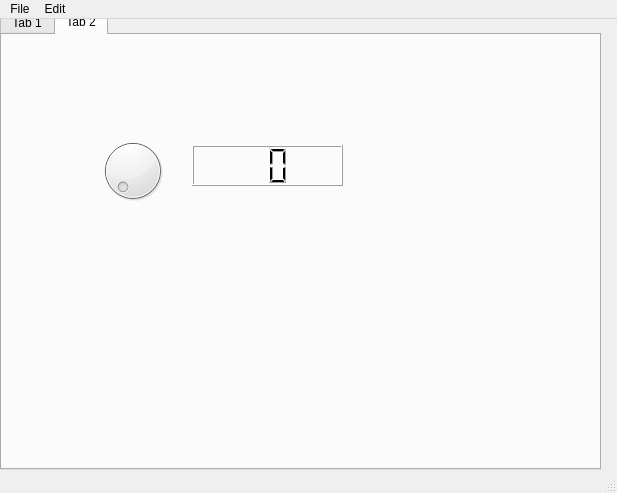
<?xml version="1.0" encoding="UTF-8"?>
<ui version="4.0">
 <class>MainWindow</class>
 <widget class="QMainWindow" name="MainWindow">
  <property name="geometry">
   <rect>
    <x>0</x>
    <y>0</y>
    <width>617</width>
    <height>493</height>
   </rect>
  </property>
  <property name="windowTitle">
   <string>MainWindow</string>
  </property>
  <widget class="QWidget" name="centralwidget">
   <widget class="QTabWidget" name="tabWidget">
    <property name="geometry">
     <rect>
      <x>0</x>
      <y>-10</y>
      <width>601</width>
      <height>461</height>
     </rect>
    </property>
    <property name="currentIndex">
     <number>1</number>
    </property>
    <widget class="QWidget" name="tab">
     <attribute name="title">
      <string>Tab 1</string>
     </attribute>
     <widget class="QPushButton" name="pushButton">
      <property name="geometry">
       <rect>
        <x>130</x>
        <y>180</y>
        <width>75</width>
        <height>23</height>
       </rect>
      </property>
      <property name="text">
       <string>Masuk</string>
      </property>
     </widget>
     <widget class="QPushButton" name="pushButton_2">
      <property name="geometry">
       <rect>
        <x>240</x>
        <y>180</y>
        <width>75</width>
        <height>23</height>
       </rect>
      </property>
      <property name="text">
       <string>Keluar</string>
      </property>
     </widget>
    </widget>
    <widget class="QWidget" name="tab_2">
     <attribute name="title">
      <string>Tab 2</string>
     </attribute>
     <widget class="QDial" name="dial">
      <property name="geometry">
       <rect>
        <x>90</x>
        <y>100</y>
        <width>81</width>
        <height>71</height>
       </rect>
      </property>
     </widget>
     <widget class="QLCDNumber" name="lcdNumber">
      <property name="geometry">
       <rect>
        <x>190</x>
        <y>110</y>
        <width>151</width>
        <height>41</height>
       </rect>
      </property>
      <property name="digitCount">
       <number>2</number>
      </property>
     </widget>
    </widget>
   </widget>
  </widget>
  <widget class="QMenuBar" name="menubar">
   <property name="geometry">
    <rect>
     <x>0</x>
     <y>0</y>
     <width>617</width>
     <height>21</height>
    </rect>
   </property>
   <widget class="QMenu" name="menuFile">
    <property name="title">
     <string>File</string>
    </property>
    <widget class="QMenu" name="menuCopy">
     <property name="title">
      <string>Copy</string>
     </property>
     <property name="icon">
      <iconset>
       <normaloff>copy.png</normaloff>copy.png</iconset>
     </property>
     <addaction name="actionSebagian"/>
     <addaction name="actionSemuanya"/>
    </widget>
    <addaction name="actionNew"/>
    <addaction name="menuCopy"/>
    <addaction name="separator"/>
    <addaction name="actionExit"/>
   </widget>
   <widget class="QMenu" name="menuEdit">
    <property name="title">
     <string>Edit</string>
    </property>
   </widget>
   <addaction name="menuFile"/>
   <addaction name="menuEdit"/>
  </widget>
  <widget class="QStatusBar" name="statusbar"/>
  <action name="actionNew">
   <property name="icon">
    <iconset>
     <normaloff>new.png</normaloff>new.png</iconset>
   </property>
   <property name="text">
    <string>New</string>
   </property>
  </action>
  <action name="actionExit">
   <property name="icon">
    <iconset>
     <normaloff>exit.png</normaloff>exit.png</iconset>
   </property>
   <property name="text">
    <string>Exit</string>
   </property>
   <property name="statusTip">
    <string>Klik untuk Keluar</string>
   </property>
  </action>
  <action name="actionSebagian">
   <property name="text">
    <string>Sebagian</string>
   </property>
  </action>
  <action name="actionSemuanya">
   <property name="text">
    <string>Semuanya</string>
   </property>
  </action>
 </widget>
 <resources/>
 <connections>
  <connection>
   <sender>actionExit</sender>
   <signal>triggered()</signal>
   <receiver>MainWindow</receiver>
   <slot>close()</slot>
   <hints>
    <hint type="sourcelabel">
     <x>-1</x>
     <y>-1</y>
    </hint>
    <hint type="destinationlabel">
     <x>308</x>
     <y>246</y>
    </hint>
   </hints>
  </connection>
 </connections>
</ui>
